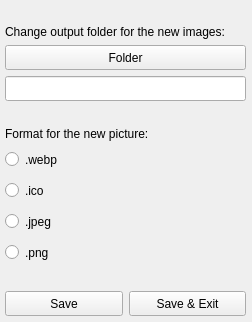
<?xml version="1.0" encoding="UTF-8"?>
<ui version="4.0">
 <class>Form</class>
 <widget class="QWidget" name="Form">
  <property name="geometry">
   <rect>
    <x>0</x>
    <y>0</y>
    <width>252</width>
    <height>322</height>
   </rect>
  </property>
  <property name="minimumSize">
   <size>
    <width>252</width>
    <height>322</height>
   </size>
  </property>
  <property name="maximumSize">
   <size>
    <width>252</width>
    <height>322</height>
   </size>
  </property>
  <property name="windowTitle">
   <string>Settings</string>
  </property>
  <widget class="QWidget" name="verticalLayoutWidget_2">
   <property name="geometry">
    <rect>
     <x>0</x>
     <y>0</y>
     <width>251</width>
     <height>321</height>
    </rect>
   </property>
   <layout class="QVBoxLayout" name="verticalLayout_2">
    <property name="leftMargin">
     <number>5</number>
    </property>
    <property name="topMargin">
     <number>5</number>
    </property>
    <property name="rightMargin">
     <number>5</number>
    </property>
    <property name="bottomMargin">
     <number>5</number>
    </property>
    <item>
     <spacer name="verticalSpacer">
      <property name="orientation">
       <enum>Qt::Vertical</enum>
      </property>
      <property name="sizeHint" stdset="0">
       <size>
        <width>20</width>
        <height>40</height>
       </size>
      </property>
     </spacer>
    </item>
    <item>
     <widget class="QLabel" name="folderText">
      <property name="text">
       <string>Change output folder for the new images:</string>
      </property>
     </widget>
    </item>
    <item>
     <widget class="QPushButton" name="changeOutputFolder">
      <property name="minimumSize">
       <size>
        <width>0</width>
        <height>25</height>
       </size>
      </property>
      <property name="text">
       <string>Folder</string>
      </property>
      <property name="autoDefault">
       <bool>false</bool>
      </property>
     </widget>
    </item>
    <item>
     <widget class="QLineEdit" name="newFolderPath">
      <property name="minimumSize">
       <size>
        <width>0</width>
        <height>25</height>
       </size>
      </property>
      <property name="readOnly">
       <bool>true</bool>
      </property>
     </widget>
    </item>
    <item>
     <spacer name="verticalSpacer_3">
      <property name="orientation">
       <enum>Qt::Vertical</enum>
      </property>
      <property name="sizeHint" stdset="0">
       <size>
        <width>20</width>
        <height>40</height>
       </size>
      </property>
     </spacer>
    </item>
    <item>
     <widget class="QLabel" name="formatText">
      <property name="text">
       <string>Format for the new picture:</string>
      </property>
     </widget>
    </item>
    <item>
     <widget class="QRadioButton" name="formatWebp">
      <property name="minimumSize">
       <size>
        <width>0</width>
        <height>25</height>
       </size>
      </property>
      <property name="text">
       <string>.webp</string>
      </property>
     </widget>
    </item>
    <item>
     <widget class="QRadioButton" name="formatIco">
      <property name="minimumSize">
       <size>
        <width>0</width>
        <height>25</height>
       </size>
      </property>
      <property name="text">
       <string>.ico</string>
      </property>
     </widget>
    </item>
    <item>
     <widget class="QRadioButton" name="formatJpeg">
      <property name="minimumSize">
       <size>
        <width>0</width>
        <height>25</height>
       </size>
      </property>
      <property name="text">
       <string>.jpeg</string>
      </property>
     </widget>
    </item>
    <item>
     <widget class="QRadioButton" name="formatPng">
      <property name="minimumSize">
       <size>
        <width>0</width>
        <height>25</height>
       </size>
      </property>
      <property name="text">
       <string>.png</string>
      </property>
     </widget>
    </item>
    <item>
     <spacer name="verticalSpacer_2">
      <property name="orientation">
       <enum>Qt::Vertical</enum>
      </property>
      <property name="sizeHint" stdset="0">
       <size>
        <width>20</width>
        <height>40</height>
       </size>
      </property>
     </spacer>
    </item>
    <item>
     <layout class="QHBoxLayout" name="horizontalLayout_2">
      <item>
       <widget class="QPushButton" name="save">
        <property name="minimumSize">
         <size>
          <width>0</width>
          <height>25</height>
         </size>
        </property>
        <property name="text">
         <string>Save</string>
        </property>
       </widget>
      </item>
      <item>
       <widget class="QPushButton" name="saveExit">
        <property name="minimumSize">
         <size>
          <width>0</width>
          <height>25</height>
         </size>
        </property>
        <property name="text">
         <string>Save &amp;&amp; Exit</string>
        </property>
       </widget>
      </item>
     </layout>
    </item>
   </layout>
  </widget>
 </widget>
 <resources/>
 <connections/>
</ui>
